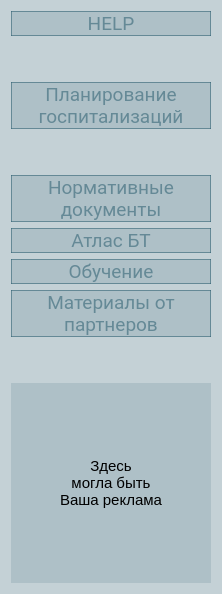
       <widget class="QFrame" name="left_panel">
        <property name="maximumSize">
         <size>
          <width>220</width>
          <height>16777215</height>
         </size>
        </property>
        <property name="styleSheet">
         <string notr="true">background-color: rgba(50, 98, 115, 40);
font-size: 11pt;</string>
        </property>
        <layout class="QVBoxLayout" name="verticalLayout">
         <item>
          <widget class="QPushButton" name="help_page">
           <property name="enabled">
            <bool>false</bool>
           </property>
           <property name="font">
            <font>
             <family>Roboto</family>
             <pointsize>14</pointsize>
            </font>
           </property>
           <property name="styleSheet">
            <string notr="true">QPushButton {
background-color: rgba(50, 98, 115, 190);
font-size: 14pt;
color: White;
border: None;
}

QPushButton::hover {
background-color: rgba(50, 98, 115, 255);
border: 2px solid rgba(92, 158, 173, 255);
}

QPushButton::pressed {
background-color: rgba(92, 158, 173, 255);
border: 1px solid rgba(255, 255, 255, 255);
}

QPushButton::disabled {
background-color:  rgba(50, 98, 115, 40);
border: 1px solid rgba(50, 98, 115, 150);
color:  rgba(50, 98, 115, 150);
}</string>
           </property>
           <property name="text">
            <string>HELP</string>
           </property>
           <property name="icon">
            <iconset resource="../res_main.qrc">
             <normaloff>:/icon/icons/info_white_36dp.svg</normaloff>:/icon/icons/info_white_36dp.svg</iconset>
           </property>
           <property name="iconSize">
            <size>
             <width>32</width>
             <height>32</height>
            </size>
           </property>
          </widget>
         </item>
         <item>
          <spacer name="verticalSpacer_3">
           <property name="orientation">
            <enum>Qt::Vertical</enum>
           </property>
           <property name="sizeHint" stdset="0">
            <size>
             <width>20</width>
             <height>40</height>
            </size>
           </property>
          </spacer>
         </item>
         <item>
          <widget class="QPushButton" name="schedule">
           <property name="enabled">
            <bool>false</bool>
           </property>
           <property name="font">
            <font>
             <family>Roboto</family>
             <pointsize>14</pointsize>
            </font>
           </property>
           <property name="styleSheet">
            <string notr="true">QPushButton {
background-color: rgba(50, 98, 115, 190);
font-size: 14pt;
color: White;
border: None;
}

QPushButton::hover {
background-color: rgba(50, 98, 115, 255);
border: 2px solid rgba(92, 158, 173, 255);
}

QPushButton::pressed {
background-color: rgba(92, 158, 173, 255);
border: 1px solid rgba(255, 255, 255, 255);
}

QPushButton::disabled {
background-color:  rgba(50, 98, 115, 40);
border: 1px solid rgba(50, 98, 115, 150);
color:  rgba(50, 98, 115, 150);
}</string>
           </property>
           <property name="text">
            <string>Планирование
госпитализаций</string>
           </property>
           <property name="icon">
            <iconset resource="../res_main.qrc">
             <normaloff>:/icon/icons/calendar_month_white_36dp.svg</normaloff>:/icon/icons/calendar_month_white_36dp.svg</iconset>
           </property>
           <property name="iconSize">
            <size>
             <width>32</width>
             <height>32</height>
            </size>
           </property>
          </widget>
         </item>
         <item>
          <spacer name="verticalSpacer_4">
           <property name="orientation">
            <enum>Qt::Vertical</enum>
           </property>
           <property name="sizeHint" stdset="0">
            <size>
             <width>20</width>
             <height>40</height>
            </size>
           </property>
          </spacer>
         </item>
         <item>
          <widget class="QPushButton" name="norm_docs">
           <property name="enabled">
            <bool>false</bool>
           </property>
           <property name="font">
            <font>
             <family>Roboto</family>
             <pointsize>14</pointsize>
            </font>
           </property>
           <property name="styleSheet">
            <string notr="true">QPushButton {
background-color: rgba(50, 98, 115, 190);
font-size: 14pt;
color: White;
border: None;
}

QPushButton::hover {
background-color: rgba(50, 98, 115, 255);
border: 2px solid rgba(92, 158, 173, 255);
}

QPushButton::pressed {
background-color: rgba(92, 158, 173, 255);
border: 1px solid rgba(255, 255, 255, 255);
}

QPushButton::disabled {
background-color:  rgba(50, 98, 115, 40);
border: 1px solid rgba(50, 98, 115, 150);
color:  rgba(50, 98, 115, 150);
}</string>
           </property>
           <property name="text">
            <string>Нормативные
документы</string>
           </property>
           <property name="icon">
            <iconset resource="../res_main.qrc">
             <normaloff>:/icon/icons/book_white_36dp.svg</normaloff>:/icon/icons/book_white_36dp.svg</iconset>
           </property>
           <property name="iconSize">
            <size>
             <width>32</width>
             <height>32</height>
            </size>
           </property>
          </widget>
         </item>
         <item>
          <widget class="QPushButton" name="atlas_bt">
           <property name="enabled">
            <bool>false</bool>
           </property>
           <property name="font">
            <font>
             <family>Roboto</family>
             <pointsize>14</pointsize>
            </font>
           </property>
           <property name="styleSheet">
            <string notr="true">QPushButton {
background-color: rgba(50, 98, 115, 190);
font-size: 14pt;
color: White;
border: None;
}

QPushButton::hover {
background-color: rgba(50, 98, 115, 255);
border: 2px solid rgba(92, 158, 173, 255);
}

QPushButton::pressed {
background-color: rgba(92, 158, 173, 255);
border: 1px solid rgba(255, 255, 255, 255);
}

QPushButton::disabled {
background-color:  rgba(50, 98, 115, 40);
border: 1px solid rgba(50, 98, 115, 150);
color:  rgba(50, 98, 115, 150);
}</string>
           </property>
           <property name="text">
            <string>Атлас БТ</string>
           </property>
           <property name="icon">
            <iconset resource="../res_main.qrc">
             <normaloff>:/icon/icons/auto_stories_white_36dp.svg</normaloff>:/icon/icons/auto_stories_white_36dp.svg</iconset>
           </property>
           <property name="iconSize">
            <size>
             <width>32</width>
             <height>32</height>
            </size>
           </property>
          </widget>
         </item>
         <item>
          <widget class="QPushButton" name="stadying">
           <property name="enabled">
            <bool>false</bool>
           </property>
           <property name="font">
            <font>
             <family>Roboto</family>
             <pointsize>14</pointsize>
            </font>
           </property>
           <property name="styleSheet">
            <string notr="true">QPushButton {
background-color: rgba(50, 98, 115, 190);
font-size: 14pt;
color: White;
border: None;
}

QPushButton::hover {
background-color: rgba(50, 98, 115, 255);
border: 2px solid rgba(92, 158, 173, 255);
}

QPushButton::pressed {
background-color: rgba(92, 158, 173, 255);
border: 1px solid rgba(255, 255, 255, 255);
}

QPushButton::disabled {
background-color:  rgba(50, 98, 115, 40);
border: 1px solid rgba(50, 98, 115, 150);
color:  rgba(50, 98, 115, 150);
}</string>
           </property>
           <property name="text">
            <string>Обучение</string>
           </property>
           <property name="icon">
            <iconset resource="../res_main.qrc">
             <normaloff>:/icon/icons/account_box_white_36dp.svg</normaloff>:/icon/icons/account_box_white_36dp.svg</iconset>
           </property>
           <property name="iconSize">
            <size>
             <width>32</width>
             <height>32</height>
            </size>
           </property>
          </widget>
         </item>
         <item>
          <widget class="QPushButton" name="partners">
           <property name="enabled">
            <bool>false</bool>
           </property>
           <property name="font">
            <font>
             <family>Roboto</family>
             <pointsize>14</pointsize>
            </font>
           </property>
           <property name="styleSheet">
            <string notr="true">QPushButton {
background-color: rgba(50, 98, 115, 190);
font-size: 14pt;
color: White;
border: None;
}

QPushButton::hover {
background-color: rgba(50, 98, 115, 255);
border: 2px solid rgba(92, 158, 173, 255);
}

QPushButton::pressed {
background-color: rgba(92, 158, 173, 255);
border: 1px solid rgba(255, 255, 255, 255);
}

QPushButton::disabled {
background-color:  rgba(50, 98, 115, 40);
border: 1px solid rgba(50, 98, 115, 150);
color:  rgba(50, 98, 115, 150);
}</string>
           </property>
           <property name="text">
            <string>Материалы от
партнеров</string>
           </property>
           <property name="icon">
            <iconset resource="../res_main.qrc">
             <normaloff>:/icon/icons/sticky_note_2_white_36dp.svg</normaloff>:/icon/icons/sticky_note_2_white_36dp.svg</iconset>
           </property>
           <property name="iconSize">
            <size>
             <width>32</width>
             <height>32</height>
            </size>
           </property>
          </widget>
         </item>
         <item>
          <spacer name="verticalSpacer_5">
           <property name="orientation">
            <enum>Qt::Vertical</enum>
           </property>
           <property name="sizeHint" stdset="0">
            <size>
             <width>20</width>
             <height>40</height>
            </size>
           </property>
          </spacer>
         </item>
         <item>
          <widget class="QLabel" name="label_111">
           <property name="minimumSize">
            <size>
             <width>200</width>
             <height>200</height>
            </size>
           </property>
           <property name="maximumSize">
            <size>
             <width>200</width>
             <height>200</height>
            </size>
           </property>
           <property name="text">
            <string>Здесь
могла быть
Ваша реклама</string>
           </property>
           <property name="scaledContents">
            <bool>true</bool>
           </property>
           <property name="alignment">
            <set>Qt::AlignCenter</set>
           </property>
          </widget>
         </item>
        </layout>
       </widget>
